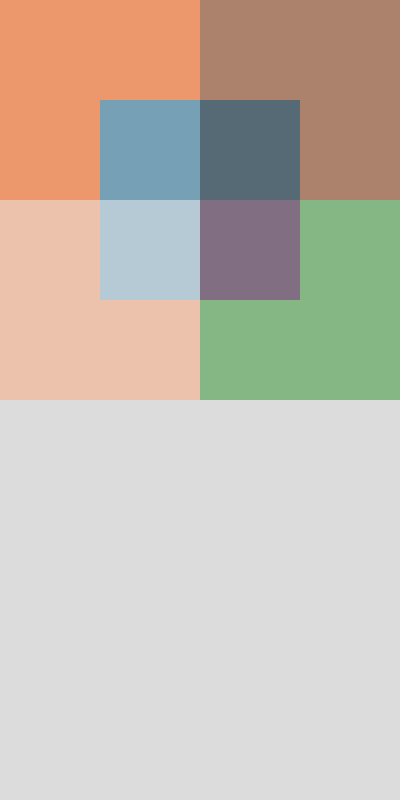
Frame 1 (no input)
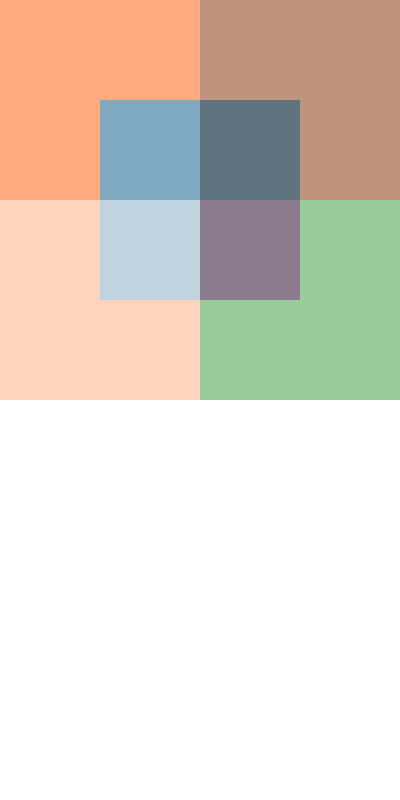
Frame 2 (the mouse pressed at the canvas centre, redrawn once)

The p5.js sketch that drew these frames (run headless with seeded random() and noise() and a simulated clock; the mouse was pressed at the canvas centre and the sketch redrawn once):

// p5.js sketch
// ── sketch.js
function setup() {
  createCanvas(400, 800);
  noLoop();
}

function draw() {
  background(220);

  colorMode(HSB,360,128,128,[100]);
  noStroke();

  //Top Rectangles - Base
  fill(20,128,128,50);
  rect(0,0,200,200);

  fill(20,128,64,50);
  rect(200,0,200,200);

  //Bottom Rectangles - Base

  fill(20,64,128,50);
  rect(0,200,200,200);

  fill(120,128,64,40);
  rect(200,200,200,200);

  //Cut out Rectangles - Top
  fill(200,128,128,50);
  rect(100,100,100,100);

  fill(200,128,64,50);
  rect(200,100,100,100);

  //Cut out Rectangles - Base
  fill(200,64,128,50);
  rect(100,200,100,100);

  fill(300,128,64,40);
  rect(200,200,100,100);

}
